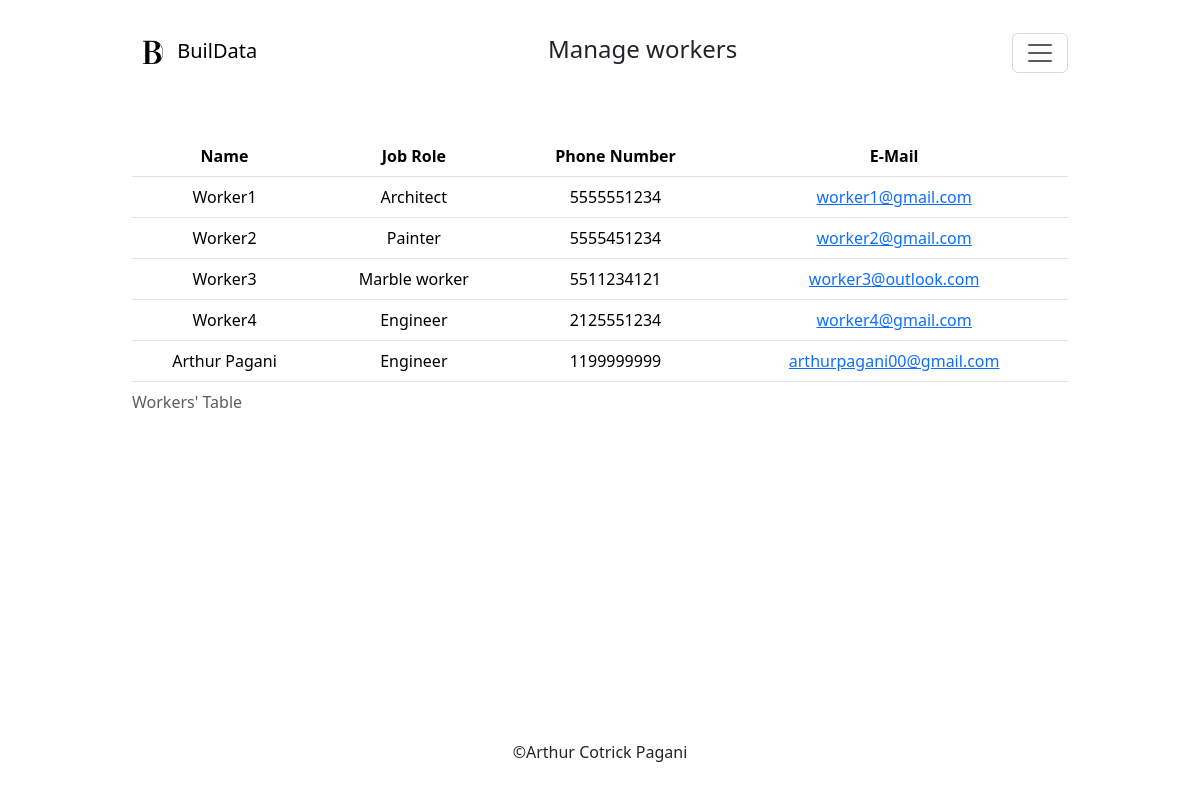
Before: /mng_workers (signed in) with the older database file.
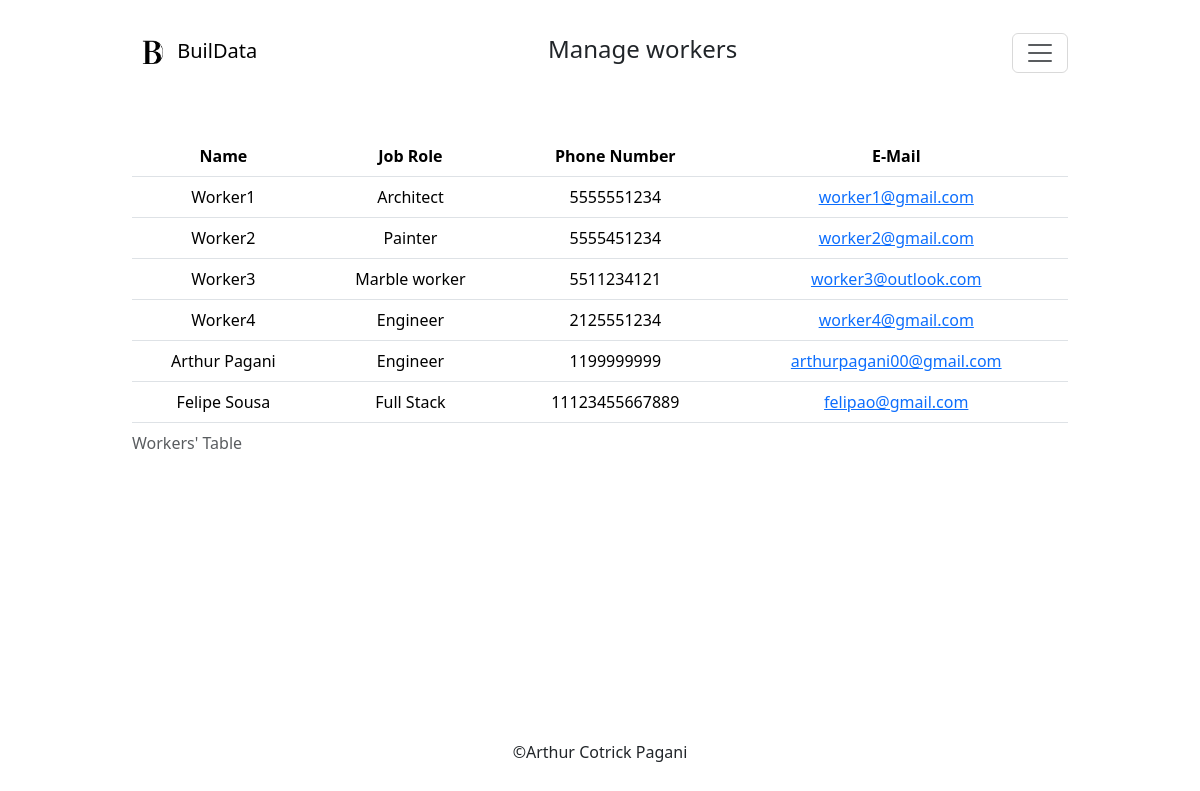
After: the same page with the newer database file.
### tables this page shows
CREATE TABLE workers (
id INTEGER PRIMARY KEY,
user_id INTEGER,
name TEXT,
role TEXT,
phone NUMERIC,
email TEXT,
FOREIGN KEY (user_id) REFERENCES users(id)
);

### app.py (the view)
@app.route("/mng_workers")
@login_required
def mng_workers():
    data_workers = db.execute("SELECT * FROM workers WHERE user_id=?", session["user_id"])
    return render_template("mng_workers.html", data_workers=data_workers)

### app.py (called while the page is built)
def login_required(f):
    @wraps(f)
    def decorated_function(*args, **kwargs):
        if session.get("user_id") is None:
            return redirect("/login")
        return f(*args, **kwargs)
    return decorated_function

@app.after_request
def after_request(response):
    response.headers["Cache-Control"] = "no-cache, no-store, must-revalidate"
    response.headers["Expires"] = 0
    response.headers["Pragma"] = "no-cache"
    return response

### templates/mng_workers.html (shortened to what this page needs)
{% extends "layout.html" %}
{% block nav %}
    Manage workers
{% endblock %}
{% block body %}
    {% if data_workers %}
        <table class="table table-hover">
            <caption>Workers' Table</caption>
            <thead>
                <tr>
                    <th>Name</th>
                    <th>Job Role</th>
                    <th>Phone Number</th>
                    <th>E-Mail</th>
                </tr>
            </thead>
            <tbody>
                {% for data in data_workers %}
                    <tr>
                        <td>{{ data.name }}</td>
                        <td>{{ data.role }}</td>
                        <td>{{ data.phone }}</td>
                        <td><a href="mailto:{{ data.email }}">{{ data.email }}</a></td>
                    </tr>
                {% endfor %}
            </tbody>
        </table>
        {% endif %}
{% endblock %}

### templates/layout.html (shortened to what this page needs)
<!DOCTYPE html>
<html lang="en">
<head>
    <link rel="stylesheet" href="../static/css/style.css">
    <link href="https://cdn.jsdelivr.net/npm/bootstrap@5.3.3/dist/css/bootstrap.min.css" rel="stylesheet">
    <link rel="stylesheet" href="https://cdn.lineicons.com/4.0/lineicons.css">
</head>
<body>
    <header class="header">
        <div class="container__grid">
            <nav class="navbar">
                <div class="container-fluid">
                    {% if not session["user_id"] %}
                        <a class="navbar-brand" href="#">
                            <img src="/static/logo/logo.png" alt="Logo" width="40" height="40" class="d-inline-block align-text-center">
                            BuilData
                        </a>
                    {% else %}
                        <a class="navbar-brand" href="/">
                            <img src="/static/logo/logo.png" alt="Logo" width="40" height="40" class="d-inline-block align-text-center">
                            BuilData
                        </a>
                        <h4>{% block nav %}{% endblock %}</h4>
                        <button class="navbar-toggler" type="button" data-bs-toggle="offcanvas" data-bs-target="#offcanvasNavbar" aria-controls="offcanvasNavbar" aria-label="Toggle navigation">
                            <span class="navbar-toggler-icon"></span>
                        </button>
                    {% endif %}
                </div>
            </nav>
        </div>
    </header>
    <main class="main">
        <section class="container text-center container__grid">
                {% block body %}{% endblock %}
        </section>
    </main>
    <footer class="footer">
        <div class="container__grid">
            <div class="footer__text">
                <p>
                    &copy;Arthur Cotrick Pagani
                </p>
            </div>
        </div>
    </footer>
</body>
</html>

### static/css/style.css (style rules this page uses)
* { margin: 0; padding: 0; }
body { height: 100vh; }
.header { height: 17%; padding-top: 20px; }
.main { min-height: 73%; }
.footer { height: 10%; display: flex; justify-content: center; align-items: center; }
.footer__text { display: flex; justify-content: center; }
.main .container { height: 100%; }
.container__grid { width: 80% !important; margin: 0 auto; }

Changed rows visible on the page:
added workers: name "Felipe Sousa", role "Full Stack", phone "11123455667889", email "felipao@gmail.com"
